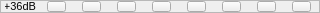
     <widget class="QFrame" name="frame_9">
      <property name="minimumSize">
       <size>
        <width>320</width>
        <height>13</height>
       </size>
      </property>
      <property name="maximumSize">
       <size>
        <width>320</width>
        <height>13</height>
       </size>
      </property>
      <property name="frameShape">
       <enum>QFrame::StyledPanel</enum>
      </property>
      <property name="frameShadow">
       <enum>QFrame::Raised</enum>
      </property>
      <widget class="QPushButton" name="In4_36">
       <property name="geometry">
        <rect>
         <x>152</x>
         <y>1</y>
         <width>19</width>
         <height>11</height>
        </rect>
       </property>
       <property name="minimumSize">
        <size>
         <width>19</width>
         <height>11</height>
        </size>
       </property>
       <property name="maximumSize">
        <size>
         <width>19</width>
         <height>11</height>
        </size>
       </property>
       <property name="text">
        <string/>
       </property>
       <property name="checkable">
        <bool>true</bool>
       </property>
       <property name="autoExclusive">
        <bool>true</bool>
       </property>
       <attribute name="buttonGroup">
        <string notr="true">buttonGroup4</string>
       </attribute>
      </widget>
      <widget class="QPushButton" name="In3_36">
       <property name="geometry">
        <rect>
         <x>117</x>
         <y>1</y>
         <width>19</width>
         <height>11</height>
        </rect>
       </property>
       <property name="minimumSize">
        <size>
         <width>19</width>
         <height>11</height>
        </size>
       </property>
       <property name="maximumSize">
        <size>
         <width>19</width>
         <height>11</height>
        </size>
       </property>
       <property name="text">
        <string/>
       </property>
       <property name="checkable">
        <bool>true</bool>
       </property>
       <property name="autoExclusive">
        <bool>true</bool>
       </property>
       <attribute name="buttonGroup">
        <string notr="true">buttonGroup3</string>
       </attribute>
      </widget>
      <widget class="QPushButton" name="In1_36">
       <property name="geometry">
        <rect>
         <x>47</x>
         <y>1</y>
         <width>19</width>
         <height>11</height>
        </rect>
       </property>
       <property name="minimumSize">
        <size>
         <width>19</width>
         <height>11</height>
        </size>
       </property>
       <property name="maximumSize">
        <size>
         <width>19</width>
         <height>11</height>
        </size>
       </property>
       <property name="text">
        <string/>
       </property>
       <property name="checkable">
        <bool>true</bool>
       </property>
       <property name="checked">
        <bool>false</bool>
       </property>
       <property name="autoExclusive">
        <bool>true</bool>
       </property>
       <attribute name="buttonGroup">
        <string notr="true">buttonGroup1</string>
       </attribute>
      </widget>
      <widget class="QPushButton" name="In8_36">
       <property name="geometry">
        <rect>
         <x>292</x>
         <y>1</y>
         <width>19</width>
         <height>11</height>
        </rect>
       </property>
       <property name="minimumSize">
        <size>
         <width>19</width>
         <height>11</height>
        </size>
       </property>
       <property name="maximumSize">
        <size>
         <width>19</width>
         <height>11</height>
        </size>
       </property>
       <property name="text">
        <string/>
       </property>
       <property name="checkable">
        <bool>true</bool>
       </property>
       <attribute name="buttonGroup">
        <string notr="true">buttonGroup8</string>
       </attribute>
      </widget>
      <widget class="QPushButton" name="In2_36">
       <property name="geometry">
        <rect>
         <x>82</x>
         <y>1</y>
         <width>19</width>
         <height>11</height>
        </rect>
       </property>
       <property name="minimumSize">
        <size>
         <width>19</width>
         <height>11</height>
        </size>
       </property>
       <property name="maximumSize">
        <size>
         <width>19</width>
         <height>11</height>
        </size>
       </property>
       <property name="text">
        <string/>
       </property>
       <property name="checkable">
        <bool>true</bool>
       </property>
       <property name="autoExclusive">
        <bool>true</bool>
       </property>
       <attribute name="buttonGroup">
        <string notr="true">buttonGroup2</string>
       </attribute>
      </widget>
      <widget class="QPushButton" name="In6_36">
       <property name="geometry">
        <rect>
         <x>222</x>
         <y>1</y>
         <width>19</width>
         <height>11</height>
        </rect>
       </property>
       <property name="minimumSize">
        <size>
         <width>19</width>
         <height>11</height>
        </size>
       </property>
       <property name="maximumSize">
        <size>
         <width>19</width>
         <height>11</height>
        </size>
       </property>
       <property name="text">
        <string/>
       </property>
       <property name="checkable">
        <bool>true</bool>
       </property>
       <property name="autoExclusive">
        <bool>true</bool>
       </property>
       <attribute name="buttonGroup">
        <string notr="true">buttonGroup6</string>
       </attribute>
      </widget>
      <widget class="QPushButton" name="In5_36">
       <property name="geometry">
        <rect>
         <x>187</x>
         <y>1</y>
         <width>19</width>
         <height>11</height>
        </rect>
       </property>
       <property name="minimumSize">
        <size>
         <width>19</width>
         <height>11</height>
        </size>
       </property>
       <property name="maximumSize">
        <size>
         <width>19</width>
         <height>11</height>
        </size>
       </property>
       <property name="text">
        <string/>
       </property>
       <property name="checkable">
        <bool>true</bool>
       </property>
       <property name="autoExclusive">
        <bool>true</bool>
       </property>
       <attribute name="buttonGroup">
        <string notr="true">buttonGroup5</string>
       </attribute>
      </widget>
      <widget class="QPushButton" name="In7_36">
       <property name="geometry">
        <rect>
         <x>257</x>
         <y>1</y>
         <width>19</width>
         <height>11</height>
        </rect>
       </property>
       <property name="minimumSize">
        <size>
         <width>19</width>
         <height>11</height>
        </size>
       </property>
       <property name="maximumSize">
        <size>
         <width>19</width>
         <height>11</height>
        </size>
       </property>
       <property name="text">
        <string/>
       </property>
       <property name="checkable">
        <bool>true</bool>
       </property>
       <property name="autoExclusive">
        <bool>true</bool>
       </property>
       <attribute name="buttonGroup">
        <string notr="true">buttonGroup7</string>
       </attribute>
      </widget>
      <widget class="QLabel" name="label_11">
       <property name="geometry">
        <rect>
         <x>5</x>
         <y>1</y>
         <width>31</width>
         <height>11</height>
        </rect>
       </property>
       <property name="font">
        <font>
         <pointsize>8</pointsize>
        </font>
       </property>
       <property name="text">
        <string>+36dB</string>
       </property>
       <property name="alignment">
        <set>Qt::AlignRight|Qt::AlignTrailing|Qt::AlignVCenter</set>
       </property>
      </widget>
     </widget>
